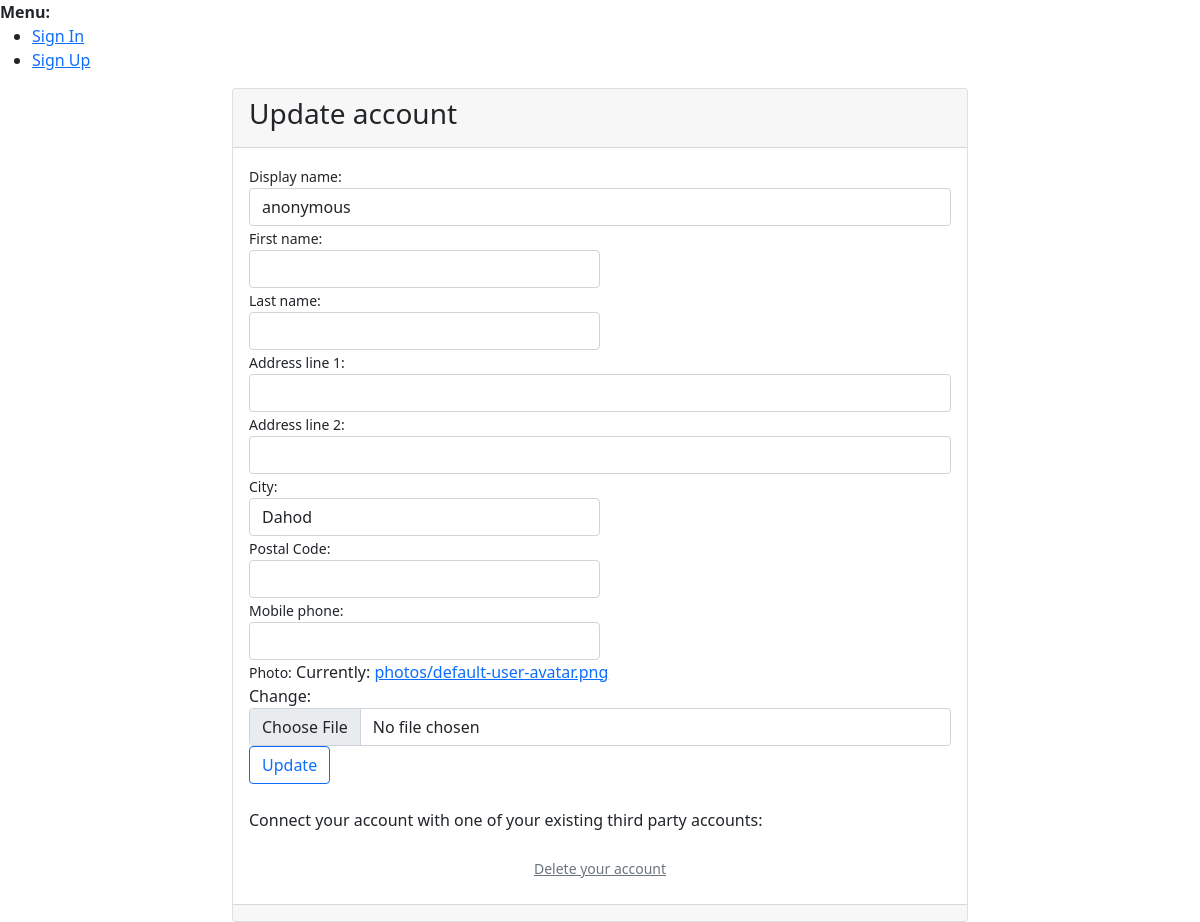
Before: /Hospital/1/update/ with the older database file.
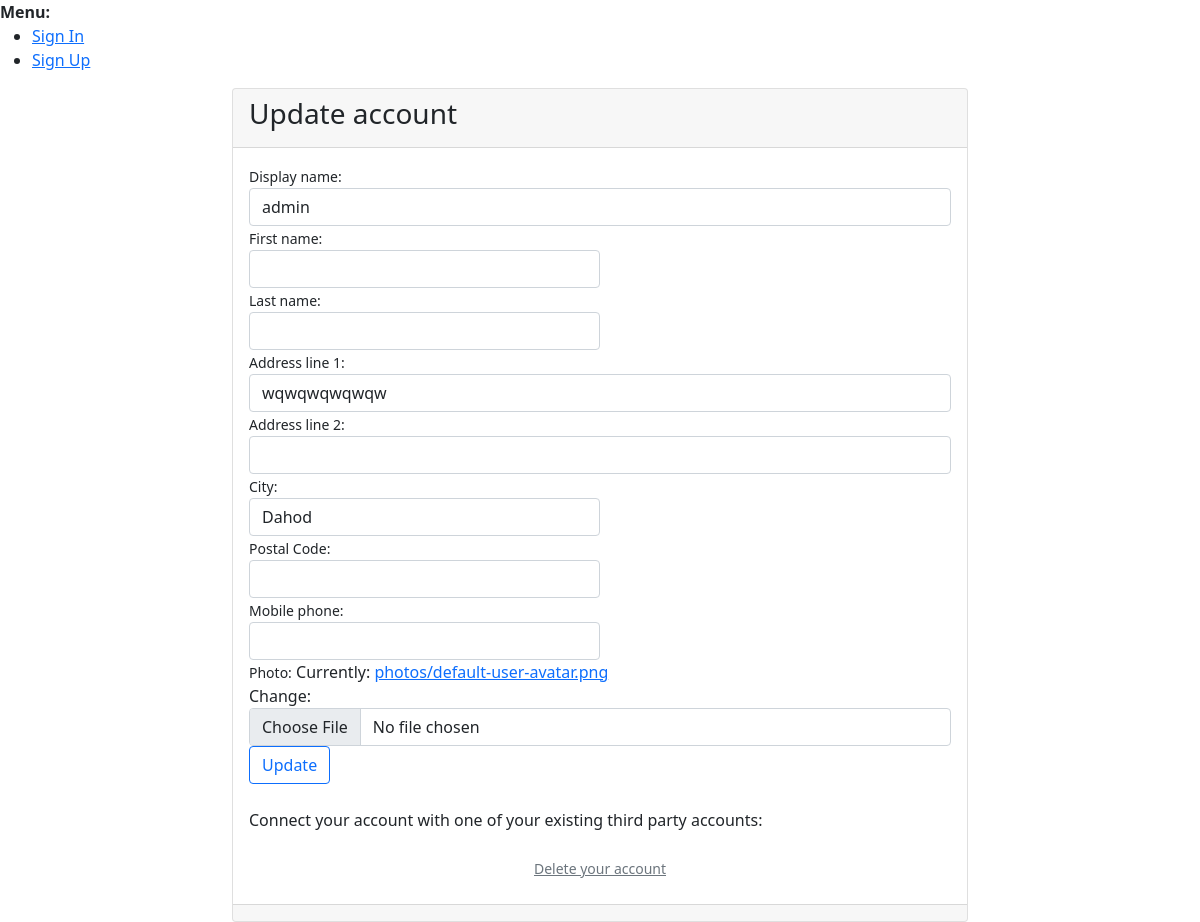
After: the same page with the newer database file.
### hospital/models.py (models this page shows, shortened)
class CustomUser(AbstractUser):
    display_name = models.CharField(verbose_name=_("Display name"), max_length=30, help_text=_("Will be shown e.g. when commenting"))
    address1 = models.CharField(verbose_name=_("Address line 1"), max_length=1024, blank=True, null=True)
    address2 = models.CharField(verbose_name=_("Address line 2"), max_length=1024, blank=True, null=True)
    zip_code = models.CharField(verbose_name=_("Postal Code"), max_length=12, blank=True, null=True)
    city = models.CharField(verbose_name=_("City"), max_length=1024, blank=True, null=True)
    phone_regex = RegexValidator(regex=r"^\+(?:[0-9]●?){6,14}[0-9]$", message=_("Enter a valid international mobile phone number starting with +(country code)"))
    mobile_phone = models.CharField(validators=[phone_regex], verbose_name=_("Mobile phone"), max_length=17, blank=True, null=True)
    photo = models.ImageField(verbose_name=_("Photo"), upload_to='photos/', default='photos/ereader.png')
    class Meta:
        ordering = ['username']

### hospital/views.py (the view)
# urls.py: path('<int:pk>/update/', CustomUserUpdateView.as_view(template_name='account/update.html'), name='account_update'),
class CustomUserUpdateView(UpdateView):
    model = CustomUser
    form_class = CustomUserUpdateForm

### hospital/forms.py
class CustomUserUpdateForm(ModelForm):
    class Meta:
        model = CustomUser
        fields = ['first_name', 'last_name', 'display_name', 'address1', 'address2', 'zip_code', 'city', 'mobile_phone', 'photo',]

### hospital/templates/allauth/account/update.html (shortened to what this page needs)
{% extends 'account/base_card.html' %} {% load i18n %}
{% load i18n socialaccount %}
{% block title %} {% trans "Delete account" %}{% endblock %} {% block card-header %}
<h3> {% trans "Update account" %}</h3>
{% endblock %} {% block card-body %}
{% get_providers as socialaccount_providers %}
<form method="post" action="{% url 'account_update' request.user.pk %}" enctype="multipart/form-data" class="needs-validation" novalidate>
    <div class="form-group">
        {% with field=form.display_name %}{% include "account/form_field.html" %}{% endwith %}
    </div>
    <div class="form-row">
        <div class="form-group col-md-6">
            {% with field=form.first_name %}{% include "account/form_field.html" %}{% endwith %}
        </div>
        <div class="form-group col-md-6">
            {% with field=form.last_name %}{% include "account/form_field.html" %}{% endwith %}
        </div>
    </div>
    <div class="form-group">
        {% with field=form.address1 %}{% include "account/form_field.html" %}{% endwith %}
    </div>
    <div class="form-group">
        {% with field=form.address2 %}{% include "account/form_field.html" %}{% endwith %}
    </div>
    <div class="form-row">
        <div class="form-group col-md-6">
            {% with field=form.city %}{% include "account/form_field.html" %}{% endwith %}
        </div>
        <div class="form-group col-md-6">
            {% with field=form.zip_code %}{% include "account/form_field.html" %}{% endwith %}
        </div>
    </div>
    <div class="form-row">
        <div class="form-group col-md-6">
            {% with field=form.mobile_phone %}{% include "account/form_field.html" %}{% endwith %}
        </div>
    </div>
    <div class="form-group">
        {% with field=form.photo %}{% include "account/form_field.html" %}{% endwith %}
    </div>
    <button type="submit" class="btn btn-outline-primary">{% trans "Update" %}</button>
</form>
<br>
<div>
    <p>{% blocktrans with site.name as site_name %}Connect your account with one of your existing third party accounts:{% endblocktrans %}</p>
</div>
<div class="text-center py-2">
    <small>
        <a href="{% url 'account_delete' request.user.pk %}" class="text-muted">{% trans "Delete your account" %}</a>
    </small>
</div>
{% endblock %}

### hospital/templates/allauth/account/form_field.html
{% load widget_tweaks %}
<small>{{ field.label_tag }}</small> {% if form.is_bound %} {% if field.errors or form.non_field_errors %} {% render_field field class="form-control is-invalid" %}
<div class="invalid-feedback">
    {{ form.non_field_errors }} {{ field.errors }}
</div>
{% else %} {% render_field field class="form-control is-valid" %} {% endif %} {% else %} {% with "form-control input-field-"|add:field.name as field_class %}{% render_field field class=field_class %}{% endwith %} {% endif %}

Changed rows visible on the page:
changed CustomUser "Dahod": display_name "anonymous" → "admin"; address1 (not shown) → "wqwqwqwqwqw"
